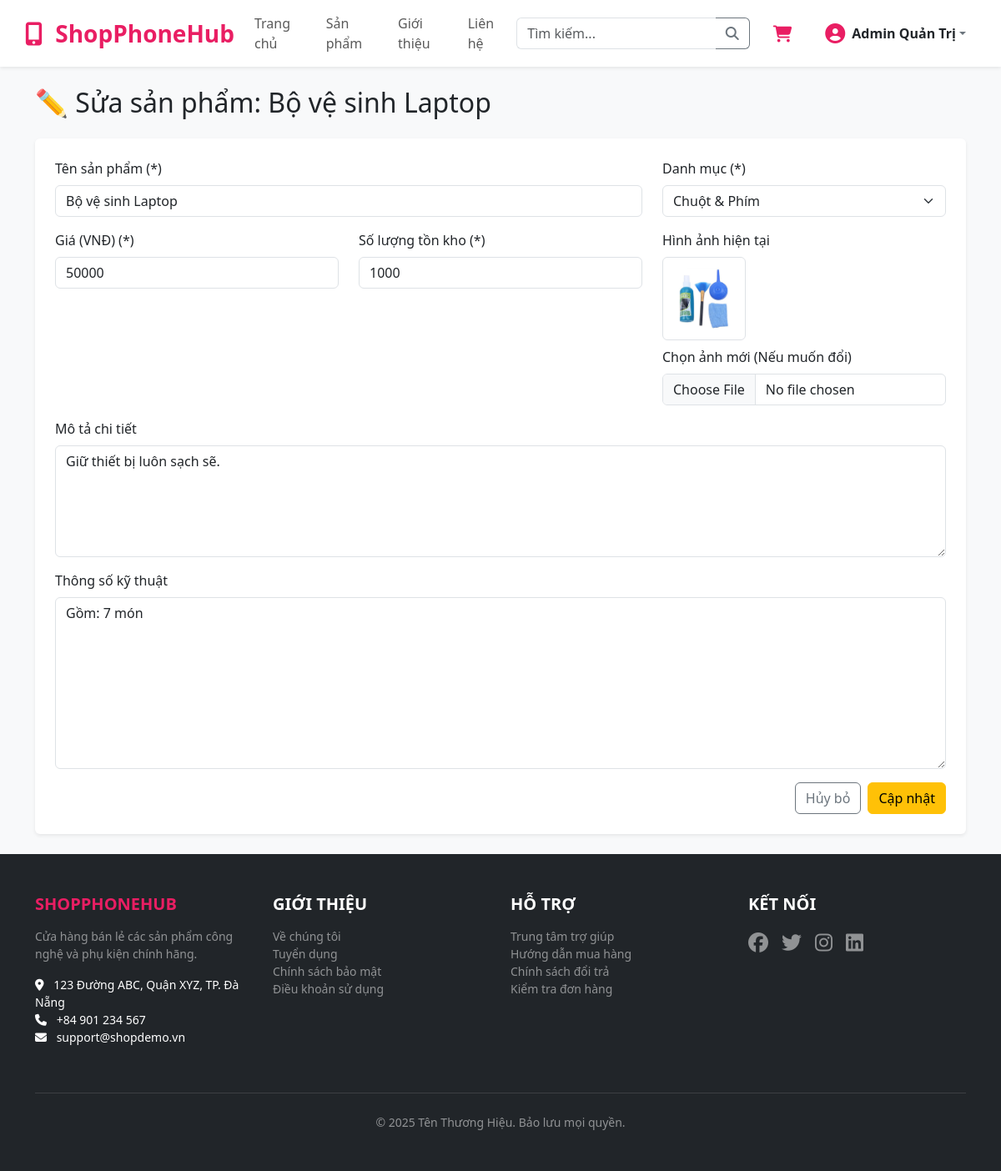
The page /product/edit/50 (signed in) on the database its author committed.
### tables this page shows
CREATE TABLE `sanpham` (
  `id` int(11) NOT NULL AUTO_INCREMENT,
  `ten_sanpham` varchar(255) NOT NULL,
  `gia` decimal(12,0) NOT NULL DEFAULT 0,
  `hinhanh` varchar(255) NOT NULL,
  `mo_ta` text DEFAULT NULL,
  `thong_so_ky_thuat` text DEFAULT NULL,
  `so_luong_ton` int(11) NOT NULL DEFAULT 0,
  `luot_xem` int(11) NOT NULL DEFAULT 0,
  `avg_rating` float DEFAULT 0, 
  `id_danhmuc` int(11) DEFAULT NULL,
  `ngay_tao` timestamp NOT NULL DEFAULT current_timestamp(),
  PRIMARY KEY (`id`),
  KEY `id_danhmuc` (`id_danhmuc`),
  CONSTRAINT `fk_sanpham_danhmuc` FOREIGN KEY (`id_danhmuc`) REFERENCES `danhmuc` (`id`) ON DELETE SET NULL ON UPDATE CASCADE
);

CREATE TABLE `danhmuc` (
  `id` int(11) NOT NULL AUTO_INCREMENT,
  `parent_id` int(11) NULL DEFAULT NULL,
  `ten_danhmuc` varchar(255) NOT NULL,
  PRIMARY KEY (`id`),
  KEY `parent_id` (`parent_id`),
  CONSTRAINT `fk_danhmuc_parent` FOREIGN KEY (`parent_id`) REFERENCES `danhmuc` (`id`) ON DELETE SET NULL
);

### models/Database.php (called while the page is built, shortened)
<?php
class Database {
    private static $conn = null;
    public static function getConnection() {
        if (self::$conn === null) {
            $host = DB_HOST;
            $db_name = DB_NAME;
            $username = DB_USER;
            $password = DB_PASS;
            $charset = DB_CHARSET;
            $dsn = "mysql:host=$host;dbname=$db_name;charset=$charset";
            $options = [
                PDO::ATTR_ERRMODE            => PDO::ERRMODE_EXCEPTION,
                PDO::ATTR_DEFAULT_FETCH_MODE => PDO::FETCH_ASSOC,
                PDO::ATTR_EMULATE_PREPARES   => false,
            ];
            try {
                self::$conn = new PDO($dsn, $username, $password, $options);
            } catch (PDOException $e) {
                die("Lỗi kết nối CSDL: " . $e->getMessage());
            }
        }
        return self::$conn;
    }
    private static function _query($sql, $params = [], $fetchAll = true) {
        try {
            $stmt = self::getConnection()->prepare($sql);
            $stmt->execute($params);
            if ($fetchAll) {
                return $stmt->fetchAll();
            }
            return $stmt->fetch();
        } catch (PDOException $e) {
            if (DEBUG_MODE) {
                echo "Lỗi truy vấn: " . $e->getMessage();
            }
            return null;
        }
    }
    public static function query($sql, $params = [], $fetchAll = true) {
        return self::_query($sql, $params, $fetchAll);
    }
}
?>

### models/Product.php (called while the page is built, shortened)
<?php
class Product extends Database {
    public function getById($id) {
        $sql = "SELECT * FROM sanpham WHERE id = :id";
        return self::query($sql, [':id' => $id], false);
    }
}
?>

### models/Category.php (called while the page is built, shortened)
<?php
class Category extends Database {
    public function getAll() {
        $sql = "SELECT * FROM danhmuc ORDER BY parent_id ASC, id ASC";
        return self::query($sql, [], true);
    }
}
?>

### views/product/edit.php (the view, shortened to what this page needs)
<h2 class="mb-4">✏️ Sửa sản phẩm: <?= htmlspecialchars($product['ten_sanpham']) ?></h2>
<div class="card shadow-sm border-0">
    <div class="card-body p-4">
        <form action="<?= BASE_URL ?>/product/edit/<?= $product['id'] ?>" method="POST" enctype="multipart/form-data">
            <div class="row">
                <div class="col-md-8">
                    <div class="mb-3">
                        <label for="ten_sanpham" class="form-label">Tên sản phẩm (*)</label>
                        <input type="text" class="form-control" id="ten_sanpham" name="ten_sanpham" required
                               value="<?= htmlspecialchars($product['ten_sanpham']) ?>">
                    </div>
                </div>
                <div class="col-md-4">
                     <div class="mb-3">
                        <label for="id_danhmuc" class="form-label">Danh mục (*)</label>
                        <select class="form-select" id="id_danhmuc" name="id_danhmuc" required>
                            <?php foreach ($categories as $category): ?>
                                <option value="<?= $category['id'] ?>"
                                    <?= ($category['id'] == $product['id_danhmuc']) ? 'selected' : '' ?>>
                                    <?= htmlspecialchars($category['ten_danhmuc']) ?>
                                </option>
                            <?php endforeach; ?>
                        </select>
                    </div>
                </div>
            </div>
            <div class="row">
                <div class="col-md-4">
                    <div class="mb-3">
                        <label for="gia" class="form-label">Giá (VNĐ) (*)</label>
                        <input type="number" class="form-control" id="gia" name="gia" required min="0"
                               value="<?= $product['gia'] ?>">
                    </div>
                </div>
                 <div class="col-md-4">
                    <div class="mb-3">
                        <label for="so_luong_ton" class="form-label">Số lượng tồn kho (*)</label>
                        <input type="number" class="form-control" id="so_luong_ton" name="so_luong_ton" required min="0"
                               value="<?= $product['so_luong_ton'] ?>">
                    </div>
                </div>
                <div class="col-md-4">
                    <div class="mb-3">
                        <label class="form-label">Hình ảnh hiện tại</label>
                        <div class="mb-2">
                            <?php if (!empty($product['hinhanh'])): ?>
                                <img src="<?= BASE_URL ?>/assets/images/<?= htmlspecialchars($product['hinhanh']) ?>"
                                     class="img-thumbnail" style="height: 100px;">
                            <?php else: ?>
                                <span class="text-muted">Chưa có ảnh</span>
                            <?php endif; ?>
                        </div>
                        <label for="hinhanh" class="form-label">Chọn ảnh mới (Nếu muốn đổi)</label>
                        <input type="file" class="form-control" id="hinhanh" name="hinhanh" accept="image/*">
                    </div>
                </div>
            </div>
            <div class="mb-3">
                <label for="mo_ta" class="form-label">Mô tả chi tiết</label>
                <textarea class="form-control" id="mo_ta" name="mo_ta" rows="5"
                ><?= htmlspecialchars($product['mo_ta'] ?? '') ?></textarea>
            </div>
            <div class="mb-3">
                <label for="thong_so_ky_thuat" class="form-label">Thông số kỹ thuật</label>
                <textarea class="form-control" id="thong_so_ky_thuat" name="thong_so_ky_thuat" rows="8"
                ><?= htmlspecialchars($product['thong_so_ky_thuat'] ?? '') ?></textarea>
            </div>
            <div class="d-flex justify-content-end gap-2">
                <a href="<?= BASE_URL ?>/product/list" class="btn btn-outline-secondary">Hủy bỏ</a>
                <button type="submit" class="btn btn-warning">Cập nhật</button>
            </div>
        </form>
    </div>
</div>

### assets/css/style.css (style rules this page uses)
:root { --primary-color: #E91E63; --accent-color: #FF4081; --secondary-color: #6c757d; --success-color: #4CAF50; --light-color: #f8f9fa; --dark-color: #212121; --header-bg: #ffffff; --header-link-color: var(--dark-color); --header-link-hover: var(--primary-color); }
body { background-color: var(--light-color); min-height: 100vh; }

### rows shown on the page
sanpham: ten_sanpham "Bộ vệ sinh Laptop", id_danhmuc "Chuột & Phím", gia "50000", so_luong_ton "1000", hinhanh (picture), mo_ta "Giữ thiết bị luôn sạch sẽ.", thong_so_ky_thuat "Gồm: 7 món"

### other values the page prints
$_SESSION['user']['ho_ten'] "Admin Quản Trị"
